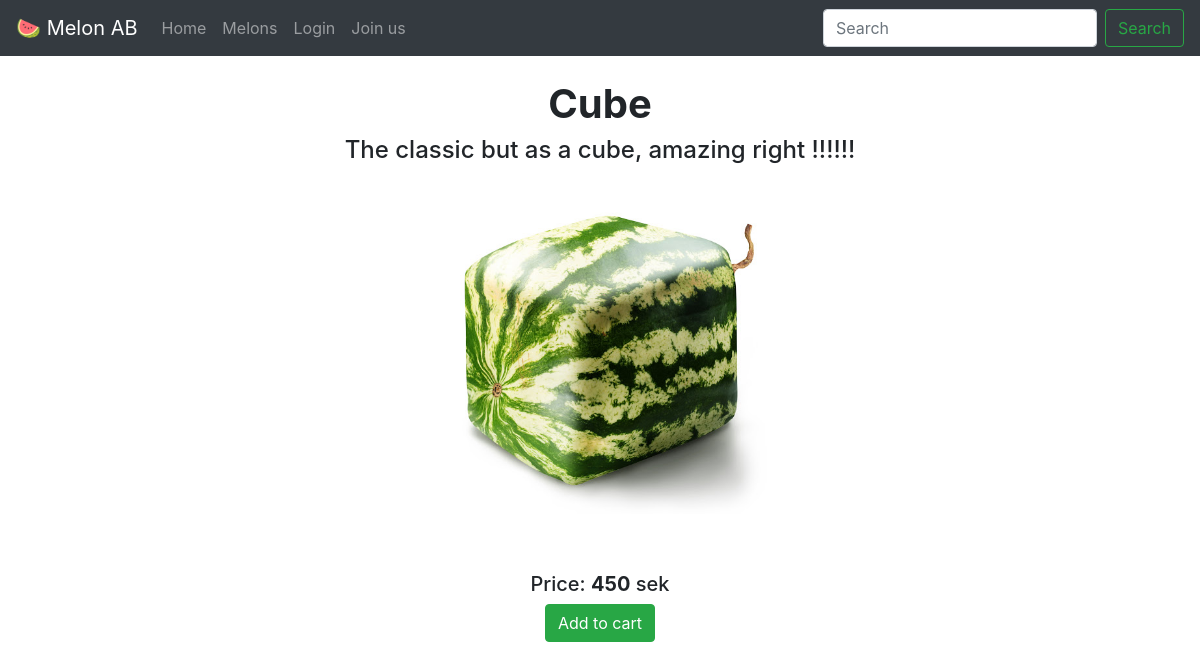
Page /view/3 on the committed database.
### app.py (models this page shows, shortened)
class Products(db.Model):
    _id = db.Column("id", db.Integer, primary_key=True)
    itemName = db.Column(db.String(100))
    itemDescription = db.Column(db.String(1000))
    itemPrice = db.Column(db.Integer)
    itemImagePath = db.Column(db.String(1000))

### app.py (the view)
@app.route("/view/<string:_id>")
def view(_id):
    pro = Products.query.filter_by(_id=_id).first()
    if not pro:
        abort(404)
    else:
        return render_template("viewProduct.html", id=_id, name=pro.itemName, desc=pro.itemDescription, price=pro.itemPrice, img=pro.itemImagePath)

### app.py (called while the page is built)
@app.before_request
def load_before_request():
    if "user" in session:
        user = session["user"]
        user = User.query.filter_by(username=user).first()
        if not user:
            return
        user.loaded += 1
        db.session.commit()
        if random.randint(0, 15) is 0:
            flash(
                f"Congratulations you are the one millionth visitor, use the coupon code {CreateCouponCode(6)} at checkout for {random.randint(1, 100)} % off.")

### templates/viewProduct.html
{% extends "base.html"%} {% block title %}Product{% endblock %} {% block content %}
<br />
<div class="text-center">
  <h1><strong>{{name}}</strong></h1>
  <h4>{{desc}}</h4>
  <br />
  <img src="../{{img}}" alt="Image of {{name}}" style="width: 30%; height: auto" />
  <br />
  <br />
  <br />
  <div style="padding: 10px">
    <h5>Price: <strong>{{price}}</strong> sek</h5>
    <form accept-charset="UTF-8" action="/../basket/add/{{id}}" method="POST" enctype="multipart/form-data">
      <button type="submit" class="btn btn-success">Add to cart</button>
    </form>
  </div>
</div>
<br />
{% endblock %}

### rows in the picture
Products: itemName "Cube", itemDescription "The classic but as a cube, amazing right !!!!!!", itemImagePath+itemName (picture), itemPrice "450"
